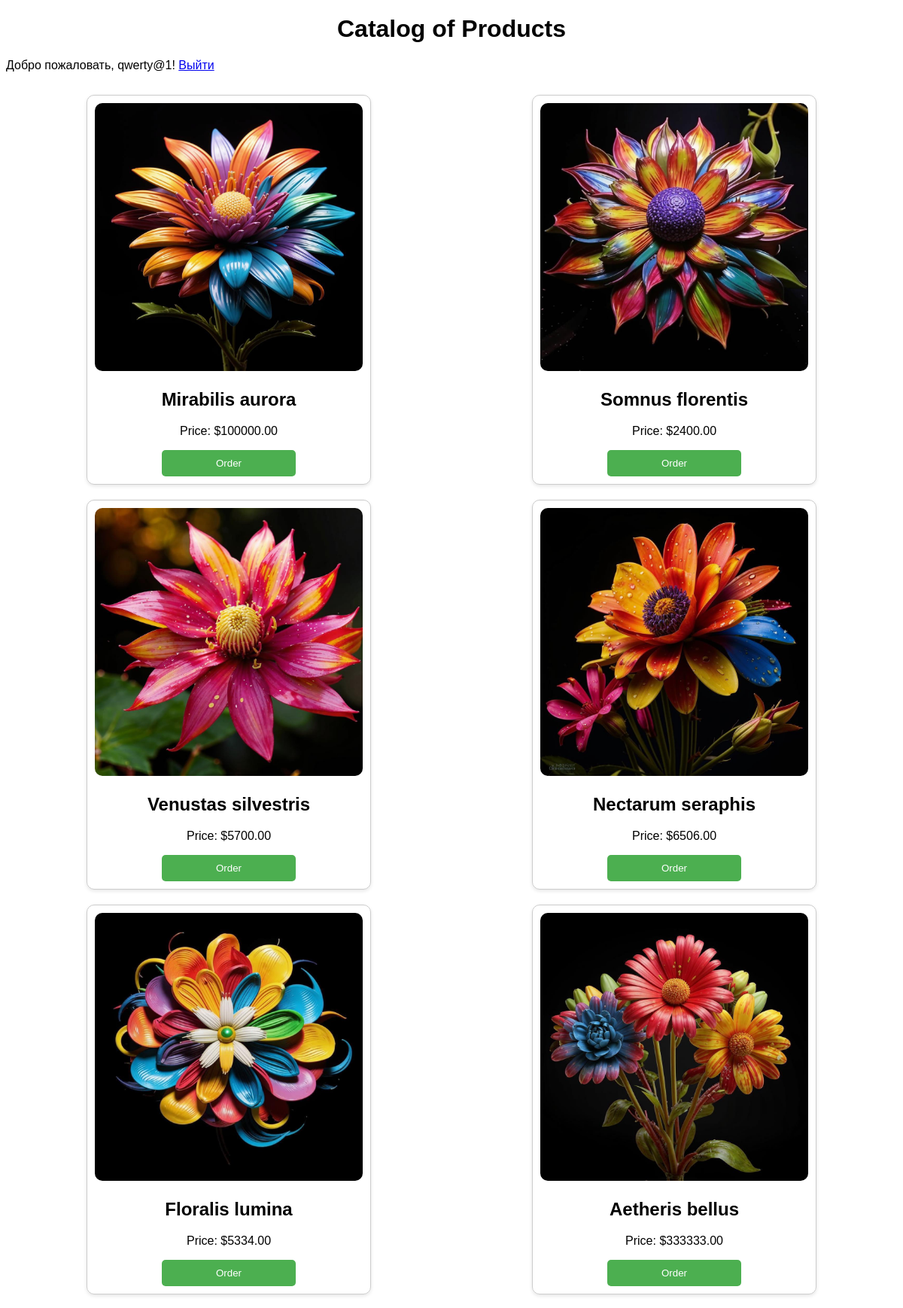
Screenshot of /flowers/catalog/ (signed in) with the database file from the repository.
### flowers/models.py (models this page shows, shortened)
class Product(models.Model):
    name = models.CharField(max_length=255)
    price = models.DecimalField(max_digits=10, decimal_places=2)
    image = models.ImageField(upload_to='products/')

### flowers/views.py (the view)
# urls.py: path('catalog/', views.catalog, name='catalog'),
def catalog(request):
    products = Product.objects.all()[:6]  # Отображаем только 6 товаров
    return render(request, 'flowers/catalog.html', {'products': products})

### flowers/templates/flowers/catalog.html (shortened to what this page needs)
<!DOCTYPE html>
<html lang="en">
<head>
    {% load static %}
    <link rel="stylesheet" href="{% static 'flowers/styles.css' %}">
</head>
<body>
    <h1>Catalog of Products</h1>
    <header>
        {% if user.is_authenticated %}
            <p>Добро пожаловать, {{ user.username }}! <a href="{% url 'logout' %}">Выйти</a></p>
        {% else %}
            <a href="{% url 'login' %}">Войти</a> | <a href="{% url 'signup' %}">Регистрация</a>
        {% endif %}
    </header>
    <div class="catalog-container">
        {% for product in products %}
        <div class="product-card">
            <img src="{{ product.image.url }}" alt="{{ product.name }}" class="product-image">
            <div class="product-info">
                <h2>{{ product.name }}</h2>
                <p>Price: ${{ product.price }}</p>
                <form action="{% url 'place_order' %}" method="post">
                    <button type="submit" class="order-btn">Order</button>
                </form>
            </div>
        </div>
        {% endfor %}
    </div>
</body>
</html>

### flowers/static/flowers/styles.css (style rules this page uses)
body { font-family: Arial, sans-serif; }
h1 { text-align: center; margin-top: 20px; }
.catalog-container { display: flex; flex-wrap: wrap; justify-content: space-around; margin-top: 20px; }
.product-card { width: 30%; border: 1px solid #ccc; border-radius: 10px; margin: 10px; padding: 10px; text-align: center; box-shadow: 0 2px 5px rgba(0, 0, 0, 0.1); }
.product-image { max-width: 100%; height: auto; border-radius: 10px; }
.product-info { margin-top: 10px; }
.order-btn { padding: 10px 20px; background-color: #4CAF50; color: white; border: none; border-radius: 5px; cursor: pointer; }
form { display: flex; flex-direction: column; width: 50%; margin: 0 auto; }

### rows the page displays
Product: image (picture), name "Mirabilis aurora", price "100000.00"
Product: image (picture), name "Somnus florentis", price "2400.00"
Product: image (picture), name "Venustas silvestris", price "5700.00"
Product: image (picture), name "Nectarum seraphis", price "6506.00"
Product: image (picture), name "Floralis lumina", price "5334.00"
Product: image (picture), name "Aetheris bellus", price "333333.00"

### other values shown
{{ user.username }} "qwerty@1"
